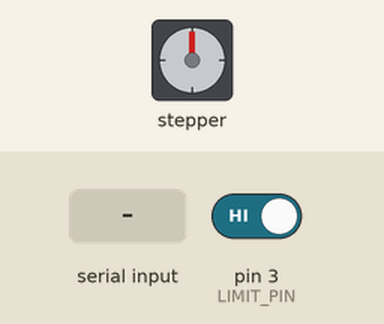
Bench run of a sketch on a simulated Arduino Uno, built with avr-gcc and run on an emulated ATmega328P. On the bench: stepper motor. Wiring (inferred from the names in the program): stepper motor driver (200 steps per turn assumed): step pin 5; direction pin 9; enable pin 11. The inputs (shaded band) are chosen by the test bench; at power-on: pin 3 (LIMIT_PIN) HIGH. What the sketch prints to the serial monitor is not drawn.

Above: at 1.2 s.
1.3 s: "HOME\n" received over Serial
At 2.05 s:
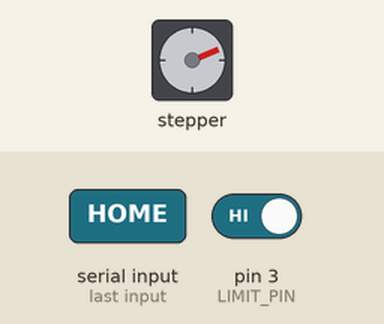
At 2.65 s:
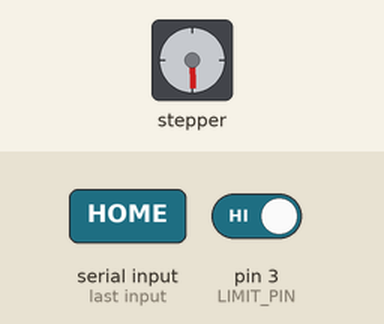
4.3 s: "HOME 150\n" received over Serial
7.3 s: pin 3 (LIMIT_PIN) driven LOW
At 8.0 s:
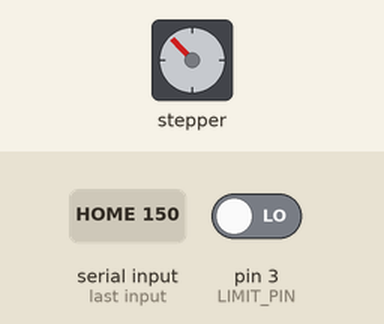
Timing chart, 0 to 10.3 s (numbered marks = the images above; inputs shaded):
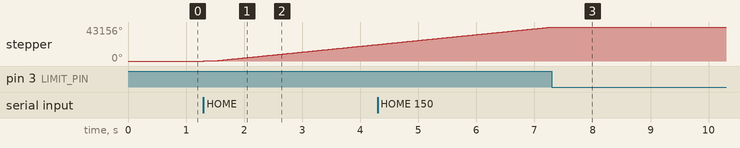

Measured:
- after the input at 1.3 s, stepper: keeps turning clockwise at about 7006°/s, starting at once
- after the input at 7.3 s, stepper: stops changing and stays 43156°

The sketch:

FINAL_Arduino.ino
```cpp
/*
 * A Construct for Stillness - Arduino Stepper Control
 * SMOOTH CONTINUOUS SWEEPING
 */

const int STEP_PIN = 5;
const int DIR_PIN = 9;
const int LIMIT_PIN = 3;
const int ENABLE_PIN = 11;

// --- HARDWARE DIRECTION CONFIGURATION ---
const int MOVE_RIGHT = HIGH;
const int MOVE_LEFT = LOW;

const long MAX_STEPS = 360000;
const int MAX_SPEED = 6000;
const int HOME_SPEED = 6000;
const int ACCEL_STEP = 20;

volatile boolean limit_hit = false;
long position = 0;
long steps_left = 0;
int direction = 1;

boolean moving = false;
boolean is_homing = false;

int speed_now = 0;
int speed_target = 0;
unsigned long last_feedback = 0;

void setup() {
  Serial.begin(115200);
  pinMode(STEP_PIN, OUTPUT);
  pinMode(DIR_PIN, OUTPUT);
  pinMode(ENABLE_PIN, OUTPUT);
  pinMode(LIMIT_PIN, INPUT_PULLUP);

  digitalWrite(ENABLE_PIN, LOW);
  digitalWrite(STEP_PIN, LOW);
  digitalWrite(DIR_PIN, LOW);

  attachInterrupt(digitalPinToInterrupt(LIMIT_PIN), limit_isr, FALLING);
}

void loop() {
  if (Serial.available()) {
    String cmd = Serial.readStringUntil('\n');
    cmd.trim();

    if (cmd == "HOME") {
      start_homing();
    }
    else if (cmd.startsWith("MOVE ")) {
      int space_idx = cmd.indexOf(' ', 5);
      if (space_idx > 0) {
        long target = cmd.substring(5, space_idx).toInt();
        long duration = cmd.substring(space_idx + 1).toInt();
        move_to(target, duration);
      }
    }
    else if (cmd == "STOP") {
      stop_all();
    }
  }

  if (is_homing) {
    if (limit_hit || digitalRead(LIMIT_PIN) == LOW) {
      position = 0;
      is_homing = false;
      moving = false;
      speed_now = 0;
      Serial.println("HOME");
    } else {
      if (speed_now < HOME_SPEED) speed_now = min(speed_now + ACCEL_STEP, HOME_SPEED);
      do_step(speed_now);
    }
  }
  else if (moving) {
    if (direction == -1 && digitalRead(LIMIT_PIN) == LOW) {
      moving = false;
      position = 0;
      speed_now = 0;
      steps_left = 0;
      Serial.println("DONE");
    }
    else if (steps_left > 0) {
      if (speed_now < speed_target) speed_now = min(speed_now + ACCEL_STEP, speed_target);
      do_step(speed_now);
      position += direction;
      steps_left--;
    } else {
      moving = false;
      speed_now = 0;
      Serial.println("DONE");
    }
  }

  // UPDATED: Now sends position data every 30ms for buttery smooth visual tracking
  if (millis() - last_feedback > 30) {
    Serial.print("POS:");
    Serial.println(position);
    last_feedback = millis();
  }
}

void start_homing() {
  stop_all();
  digitalWrite(DIR_PIN, MOVE_RIGHT);
  direction = -1;
  limit_hit = (digitalRead(LIMIT_PIN) == LOW);
  speed_now = 100;
  is_homing = true;
  delayMicroseconds(50);
}

void move_to(long target, long duration_ms) {
  is_homing = false;
  limit_hit = false;

  long distance = target - position;
  if (distance == 0) {
    Serial.println("DONE");
    return;
  }

  if (distance > 0) {
    digitalWrite(DIR_PIN, MOVE_LEFT);
    direction = 1;
  } else {
    digitalWrite(DIR_PIN, MOVE_RIGHT);
    direction = -1;
    distance = -distance;
  }

  delayMicroseconds(50);
  steps_left = distance;

  if (duration_ms > 0) {
    speed_target = (distance * 1000L) / duration_ms;
    speed_target = constrain(speed_target, 100, MAX_SPEED);
  } else {
    speed_target = MAX_SPEED;
  }

  speed_now = 100;
  moving = true;
}

void do_step(int current_speed) {
  digitalWrite(STEP_PIN, HIGH);
  delayMicroseconds(5);
  digitalWrite(STEP_PIN, LOW);
  unsigned long delay_us = 1000000UL / max(current_speed, 100);
  delayMicroseconds(delay_us);
}

void stop_all() {
  moving = false;
  is_homing = false;
  steps_left = 0;
  speed_now = 0;
}

void limit_isr() {
  if (digitalRead(LIMIT_PIN) == LOW) {
    limit_hit = true;
  }
}
```
